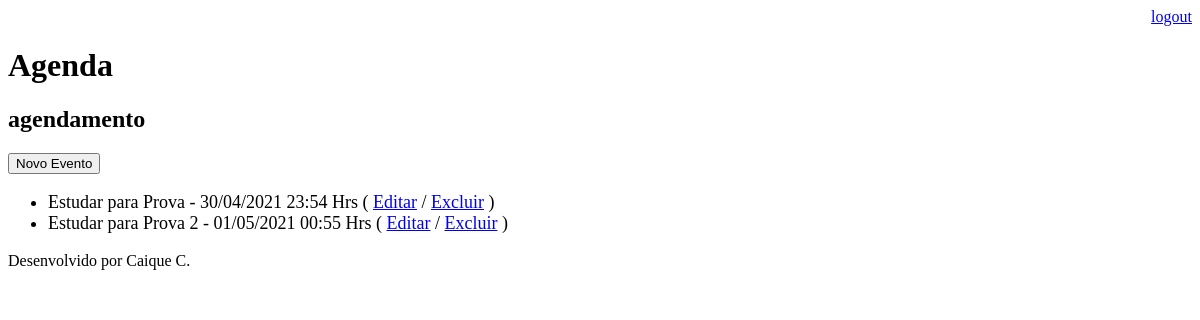
Page /agenda/ (signed in) on the earlier database version.
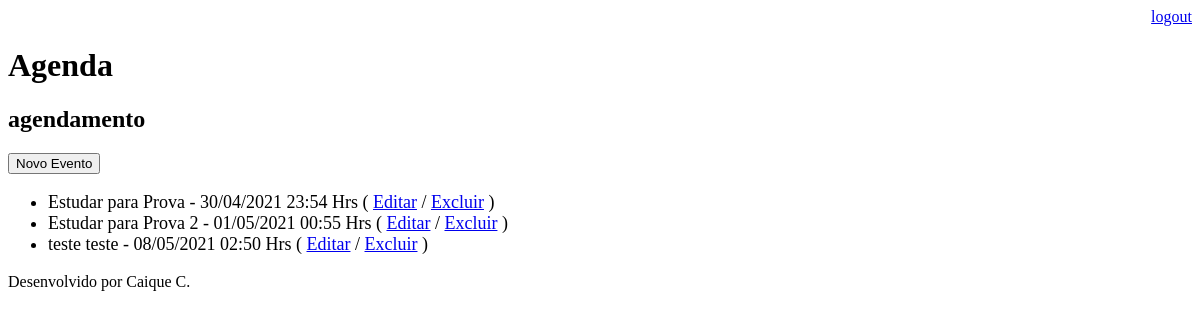
Same page on the later database version.
### core/models.py (models this page shows, shortened)
class Evento(models.Model):
    titulo = models.CharField(max_length=100)
    descricao = models.TextField(blank=True, null=True)
    data_evento = models.DateTimeField(verbose_name='Data do Evento')
    data_criacao = models.DateTimeField(auto_now=True) #Auto now retorna a data/ hora do momento em que foi feita a ação
    usuario = models.ForeignKey(User, on_delete=models.CASCADE)
    local_evento = models.TextField(blank=True, null=True)
    class Meta:
        db_table = 'evento'
    def get_data_evento(self):
        return self.data_evento.strftime('%d/%m/%Y  %H:%M Hrs')
    def get_evento_atrasado(self):
        if self.data_evento < datetime.now():
            return True
        else:
            return False

### core/views.py (the view)
# urls.py: path('agenda/', views.lista_eventos),
@login_required(login_url='/login/') # exige o login para visualizar a agenda de eventos
def lista_eventos(request):
    usuario = request.user
    data_atual = datetime.now() - timedelta(hours=1)
    evento = Evento.objects.filter(usuario=usuario,
                                   data_evento__gt=data_atual)
    dados = {'eventos': evento}
    return render(request, 'agenda.html', dados)

### templates/agenda.html (shortened to what this page needs)
{% extends "model-page.html" %}
{% block content %}
    <h2>agendamento</h2>
    <a href="evento/">
        <button type="button">Novo Evento</button>
    </a>
    <ul style="font-size: 18px">
    {% for evento in eventos %}
        <li>
            <div style=>
                {{ evento.titulo }} - {{ evento.get_data_evento }}
                ( <a href="evento/?id={{ evento.id }}">Editar</a>
                / <a href="evento/delete/{{ evento.id }}/">Excluir</a> )
            </div>
        </li>
    {% endfor %}
    </ul>
{% endblock %}

Differences in the rows shown:
added Evento: titulo "teste teste", get_data_evento "08/05/2021 02:50 Hrs"
